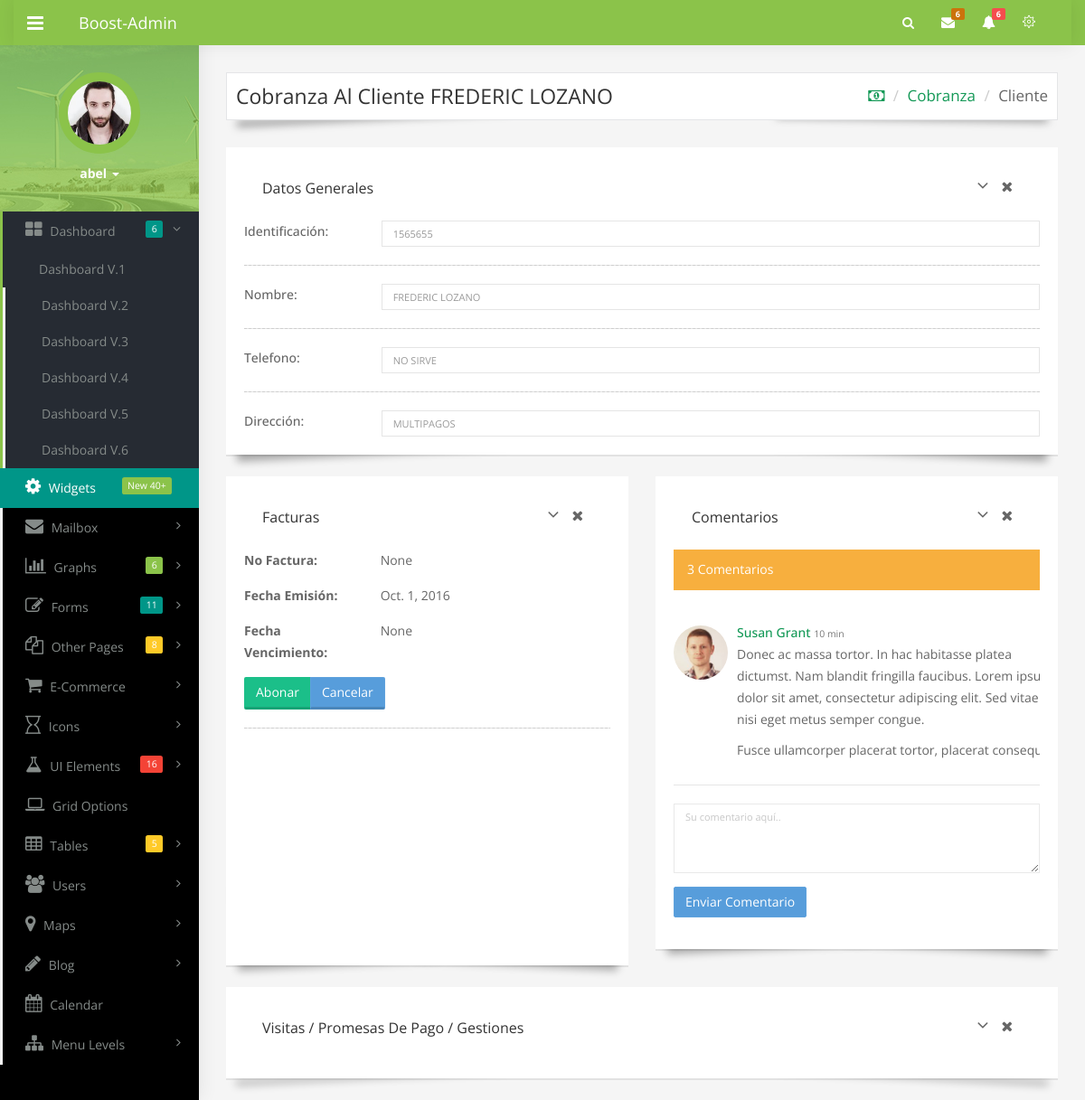
The app's page /app/cobranza_cliente/?id=2 (signed in), older data.
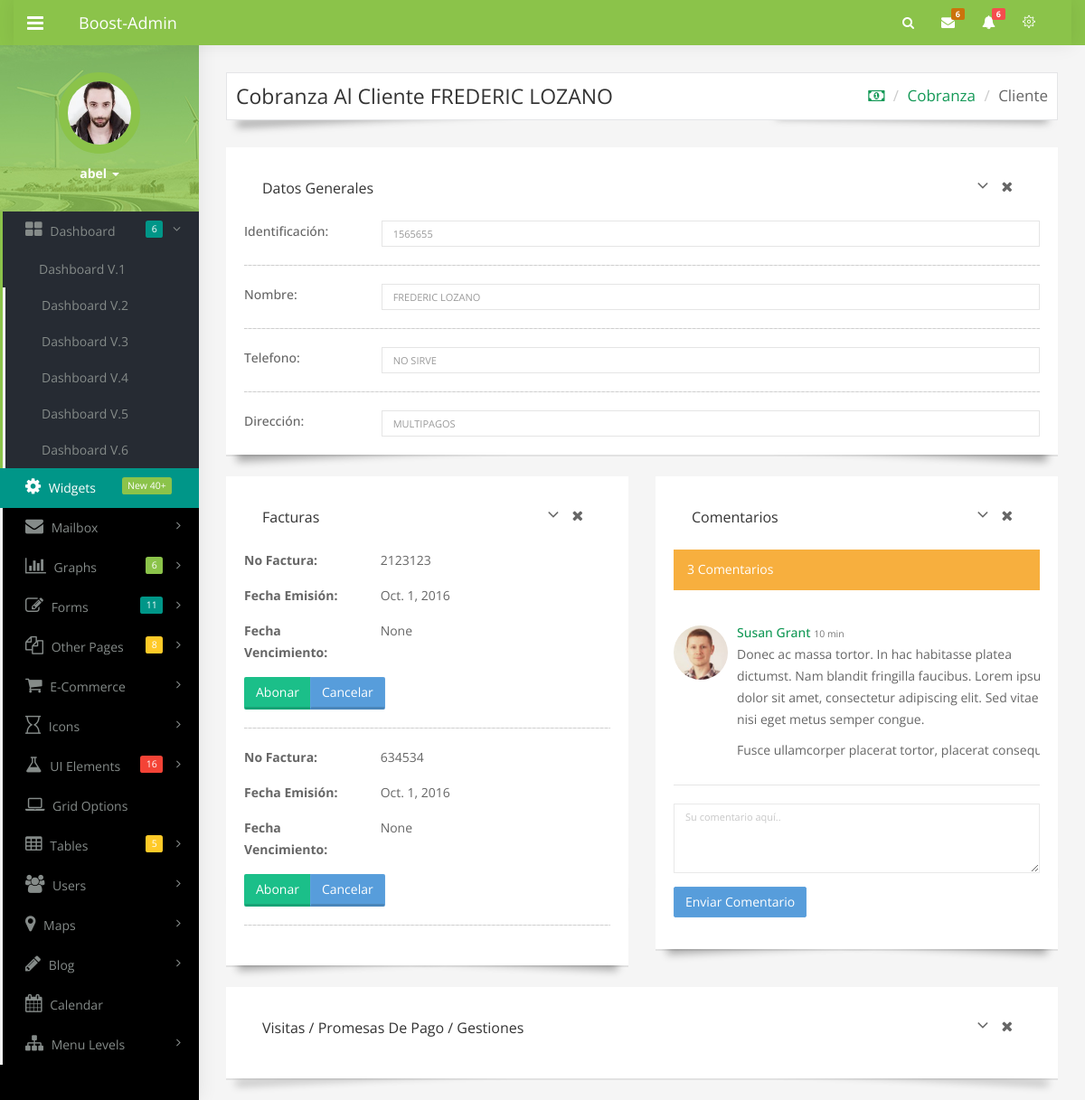
The same page, newer data.
### app/models.py (models this page shows, shortened)
class Factura(models.Model):
    nodoc = models.CharField(max_length=15, null=True, verbose_name="numero de documento")
    empresa = models.ForeignKey(Empresa)
    cliente = models.ForeignKey(Cliente)
    monto = models.FloatField()
    fecha = models.DateField()
    fecha_vence=models.DateField(null=True, blank=True)
    pagada = models.BooleanField(default=False)

### app/views.py (the view)
class cobranza_cliente(TemplateView):
    template_name = "app/cobranza_cliente.html"
    def get(self, request, *args, **kwargs):
        context = self.get_context_data()
        if request.GET.get('id'):
            id_cliente = int(request.GET.get('id'))
            context['cliente'] = Cliente.objects.get(id=id_cliente)
            context['facturas'] = Factura.objects.all().filter(cliente=Cliente.objects.get(id=id_cliente))
        return super(cobranza_cliente, self).render_to_response(context)

### app/templates/app/cobranza_cliente.html (shortened to what the changed rows need)
{% extends "app/index.html" %}
{% block breadcrums %}
<div class="row">
    <div class="col-sm-12">
        <div class="page-title" style="margin-bottom: 0px;">
            <h1>Cobranza al Cliente {{ cliente.nombre }}<small></small></h1>
        </div>
    </div>
</div>
{% endblock breadcrums %}
{% block cuerpo %}
<div class="row">
    <div class="col-sm-6">
        <div class="panel panel-card recent-activites">
            <div class="panel-body">
                <div class="nano has-scrollbar" style="height:440px">
                    <div class="nano-content pad-all" tabindex="0" style="right: -17px;">
                        {% for factura in facturas %}
                            <div class="form-horizontal">
                                <div class="form-group">
                                    <div class="col-sm-4"><strong>No Factura:</strong> </div>
                                    <div class="col-sm-8">{{ factura.nodoc }}</div>
                                </div>
                                <div class="form-group">
                                    <div class="col-sm-4"><strong>Fecha Emisión:</strong></div>
                                    <div class="col-sm-8">{{ factura.fecha }}</div>
                                </div>
                                <div class="form-group">
                                    <div class="col-sm-4"><strong>Fecha Vencimiento:</strong></div>
                                    <div class="col-sm-4">{{ factura.fecha_vence }}</div>
                                </div>
                                <div class="btn-group">
                                    <button class="btn btn-3d btn-success">Abonar</button>
                                    <button class="btn btn-3d btn-primary">Cancelar</button>
                                </div>
                            </div>
                            <div class="hr-line-dashed"></div>
                        {% endfor %}
                    </div>
                </div>
            </div>
        </div>
    </div>
</div>
{% endblock cuerpo %}

Row changes from the older to the newer data that the page shows:
now on this page (row edited): Factura: nodoc "2123123", fecha "Oct. 1, 2016", fecha_vence "None"
changed Factura (number 2 of 2 on the later page): nodoc "None" → "634534"
